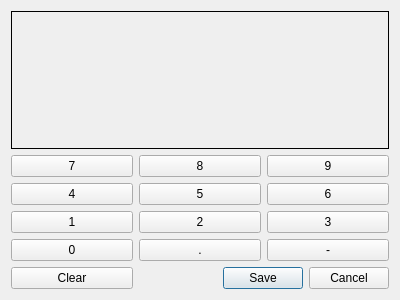
<?xml version="1.0" encoding="UTF-8"?>
<ui version="4.0">
 <class>Form</class>
 <widget class="QWidget" name="Form">
  <property name="geometry">
   <rect>
    <x>0</x>
    <y>0</y>
    <width>400</width>
    <height>300</height>
   </rect>
  </property>
  <property name="windowTitle">
   <string>Form</string>
  </property>
  <layout class="QGridLayout" name="gridLayout">
   <item row="4" column="1">
    <widget class="QPushButton" name="num_pb_8">
     <property name="text">
      <string>8</string>
     </property>
    </widget>
   </item>
   <item row="9" column="2">
    <widget class="QPushButton" name="dash_pb">
     <property name="text">
      <string>-</string>
     </property>
    </widget>
   </item>
   <item row="8" column="2">
    <widget class="QPushButton" name="num_pb_3">
     <property name="text">
      <string>3</string>
     </property>
    </widget>
   </item>
   <item row="6" column="2">
    <widget class="QPushButton" name="num_pb_6">
     <property name="text">
      <string>6</string>
     </property>
    </widget>
   </item>
   <item row="0" column="0" colspan="3">
    <widget class="QLabel" name="numbers_lb">
     <property name="font">
      <font>
       <family>FreeMono</family>
       <pointsize>14</pointsize>
       <weight>75</weight>
       <bold>true</bold>
      </font>
     </property>
     <property name="frameShape">
      <enum>QFrame::Box</enum>
     </property>
     <property name="text">
      <string/>
     </property>
     <property name="alignment">
      <set>Qt::AlignRight|Qt::AlignTrailing|Qt::AlignVCenter</set>
     </property>
    </widget>
   </item>
   <item row="10" column="0">
    <widget class="QPushButton" name="clear_pb">
     <property name="text">
      <string>Clear</string>
     </property>
    </widget>
   </item>
   <item row="8" column="1">
    <widget class="QPushButton" name="num_pb_2">
     <property name="text">
      <string>2</string>
     </property>
    </widget>
   </item>
   <item row="4" column="0">
    <widget class="QPushButton" name="num_pb_7">
     <property name="text">
      <string>7</string>
     </property>
    </widget>
   </item>
   <item row="4" column="2">
    <widget class="QPushButton" name="num_pb_9">
     <property name="text">
      <string>9</string>
     </property>
    </widget>
   </item>
   <item row="9" column="0">
    <widget class="QPushButton" name="num_pb_0">
     <property name="text">
      <string>0</string>
     </property>
    </widget>
   </item>
   <item row="10" column="1" colspan="2">
    <widget class="QDialogButtonBox" name="buttonBox">
     <property name="standardButtons">
      <set>QDialogButtonBox::Cancel|QDialogButtonBox::Save</set>
     </property>
    </widget>
   </item>
   <item row="8" column="0">
    <widget class="QPushButton" name="num_pb_1">
     <property name="text">
      <string>1</string>
     </property>
    </widget>
   </item>
   <item row="9" column="1">
    <widget class="QPushButton" name="dot_pb">
     <property name="text">
      <string>.</string>
     </property>
    </widget>
   </item>
   <item row="6" column="0">
    <widget class="QPushButton" name="num_pb_4">
     <property name="text">
      <string>4</string>
     </property>
    </widget>
   </item>
   <item row="6" column="1">
    <widget class="QPushButton" name="num_pb_5">
     <property name="text">
      <string>5</string>
     </property>
    </widget>
   </item>
  </layout>
 </widget>
 <resources/>
 <connections/>
</ui>
